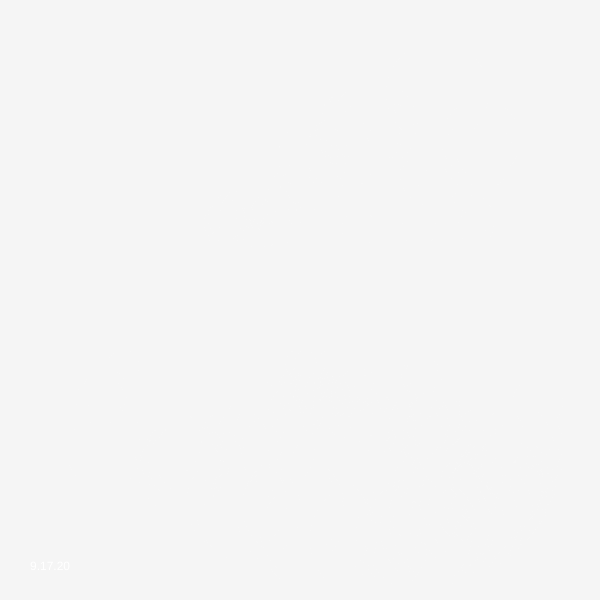
Frame 1 (no input)
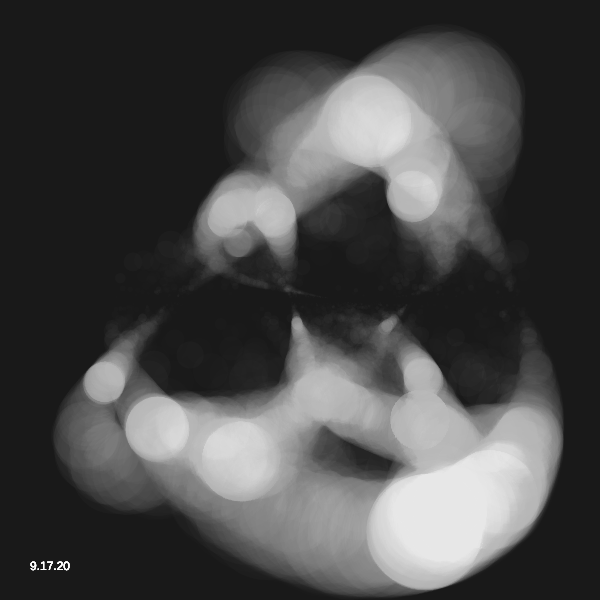
Frame 60 (no input)
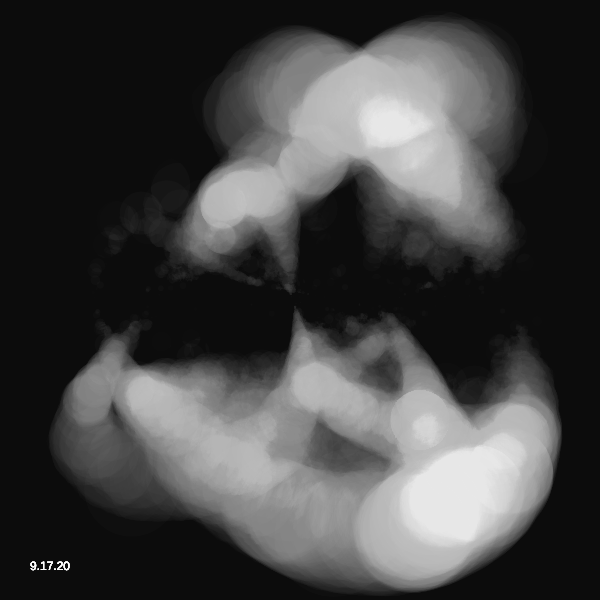
Frame 120 (the mouse pressed at the canvas centre since frame 60)

The p5.js sketch that drew these frames (run headless with seeded random() and noise() and a simulated clock; from frame 60 on, the mouse is pressed at the canvas centre):

// p5.js sketch
// ── sketch.js
let a = 1.2;
let b = 1.924;
let c = 1.2;
let d = 1.832;
let scale;

function setup() {
  createCanvas(600, 600);
  scale = min(width, height)/ 4 * 0.8;
  background(255)
}

function draw() {
  background(0, 10);
  strokeWeight(1);
  a += pow(-1, floor(frameCount/ 200)) * 0.001;
  b += pow(-1, floor(frameCount/ 300)) * 0.001;
  c += pow(-1, floor(frameCount/ 200)) * 0.002;
  d += pow(-1, floor(frameCount/ 400)) * 0.001;
  
  let x = 0;
  let y = 0;
  
  for(let i = 0; i <200; i++){
    let nx = cos(a * y) - sin(b * x);
    let ny = cos(c * x) - sin(d * y);
    fill(255, 5)
    noStroke();
    ellipse(width/2 + nx * scale, height/2 +ny * scale, ny*scale/2, ny*scale/2);
    x = nx;
    y = ny;
  }

  fill(255)
  text("9.17.20", 30, height-30)
}
